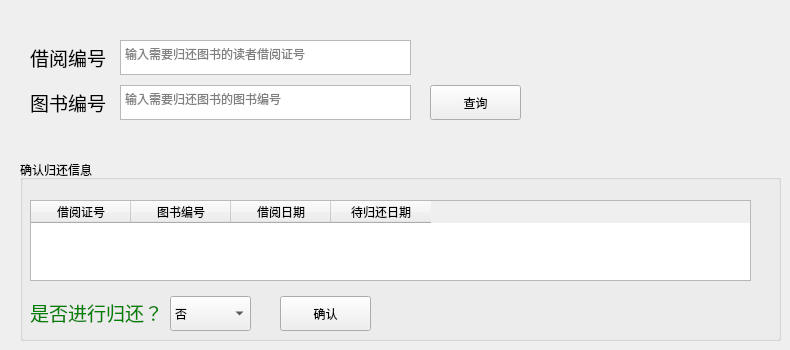
      <widget class="QWidget" name="returnBookTab">
       <attribute name="title">
        <string>借阅归还</string>
       </attribute>
       <widget class="QPushButton" name="reutrnBookQuery">
        <property name="geometry">
         <rect>
          <x>430</x>
          <y>85</y>
          <width>91</width>
          <height>35</height>
         </rect>
        </property>
        <property name="cursor">
         <cursorShape>PointingHandCursor</cursorShape>
        </property>
        <property name="text">
         <string>查询</string>
        </property>
        <property name="shortcut">
         <string>Enter</string>
        </property>
       </widget>
       <widget class="QLabel" name="r1_label_21">
        <property name="geometry">
         <rect>
          <x>30</x>
          <y>45</y>
          <width>81</width>
          <height>25</height>
         </rect>
        </property>
        <property name="font">
         <font>
          <family>Microsoft YaHei UI</family>
          <pointsize>14</pointsize>
         </font>
        </property>
        <property name="text">
         <string>借阅编号</string>
        </property>
       </widget>
       <widget class="QLabel" name="r1_label_22">
        <property name="geometry">
         <rect>
          <x>30</x>
          <y>90</y>
          <width>81</width>
          <height>25</height>
         </rect>
        </property>
        <property name="font">
         <font>
          <family>Microsoft YaHei UI</family>
          <pointsize>14</pointsize>
         </font>
        </property>
        <property name="text">
         <string>图书编号</string>
        </property>
       </widget>
       <widget class="QTextEdit" name="returnBookText">
        <property name="geometry">
         <rect>
          <x>120</x>
          <y>85</y>
          <width>291</width>
          <height>35</height>
         </rect>
        </property>
        <property name="placeholderText">
         <string>输入需要归还图书的图书编号</string>
        </property>
       </widget>
       <widget class="QTextEdit" name="returnReaderText">
        <property name="geometry">
         <rect>
          <x>120</x>
          <y>40</y>
          <width>291</width>
          <height>35</height>
         </rect>
        </property>
        <property name="placeholderText">
         <string>输入需要归还图书的读者借阅证号</string>
        </property>
       </widget>
       <widget class="QGroupBox" name="returnBookConfirm">
        <property name="geometry">
         <rect>
          <x>20</x>
          <y>160</y>
          <width>761</width>
          <height>181</height>
         </rect>
        </property>
        <property name="title">
         <string>确认归还信息</string>
        </property>
        <widget class="QLabel" name="r1_label_23">
         <property name="geometry">
          <rect>
           <x>10</x>
           <y>140</y>
           <width>141</width>
           <height>25</height>
          </rect>
         </property>
         <property name="font">
          <font>
           <family>Microsoft YaHei UI</family>
           <pointsize>14</pointsize>
          </font>
         </property>
         <property name="styleSheet">
          <string notr="true">color:green</string>
         </property>
         <property name="text">
          <string>是否进行归还？</string>
         </property>
        </widget>
        <widget class="QComboBox" name="returnBorrowOptions">
         <property name="geometry">
          <rect>
           <x>150</x>
           <y>136</y>
           <width>81</width>
           <height>35</height>
          </rect>
         </property>
         <property name="currentIndex">
          <number>0</number>
         </property>
         <item>
          <property name="text">
           <string>否</string>
          </property>
         </item>
         <item>
          <property name="text">
           <string>是</string>
          </property>
         </item>
        </widget>
        <widget class="QPushButton" name="reutrnBorrowExec">
         <property name="geometry">
          <rect>
           <x>260</x>
           <y>136</y>
           <width>91</width>
           <height>35</height>
          </rect>
         </property>
         <property name="cursor">
          <cursorShape>PointingHandCursor</cursorShape>
         </property>
         <property name="text">
          <string>确认</string>
         </property>
        </widget>
        <widget class="QTableWidget" name="returnBookTable">
         <property name="geometry">
          <rect>
           <x>10</x>
           <y>40</y>
           <width>721</width>
           <height>81</height>
          </rect>
         </property>
         <column>
          <property name="text">
           <string>借阅证号</string>
          </property>
         </column>
         <column>
          <property name="text">
           <string>图书编号</string>
          </property>
         </column>
         <column>
          <property name="text">
           <string>借阅日期</string>
          </property>
         </column>
         <column>
          <property name="text">
           <string>待归还日期</string>
          </property>
         </column>
        </widget>
       </widget>
      </widget>
